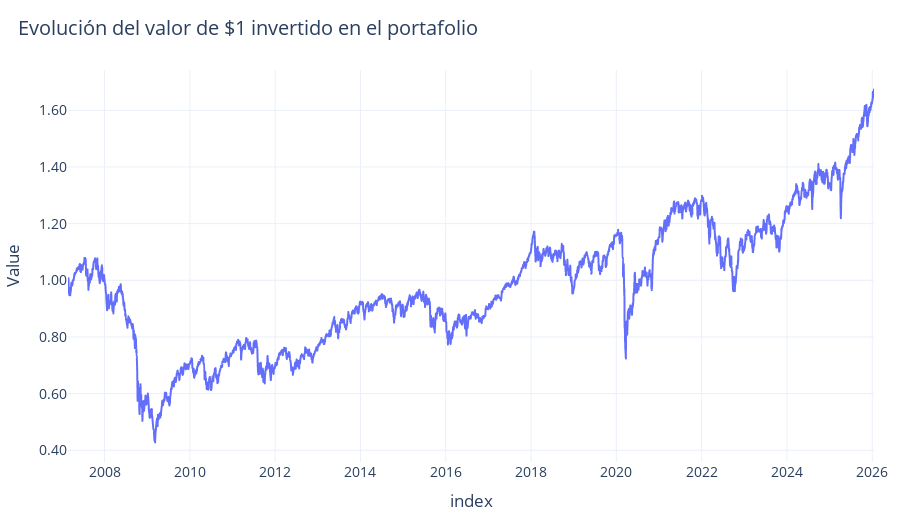

Notebook source saved alongside this figure:
### Markdown cell above
# Visualizaciones

### Code cell
r = df_risk["log_returns"].astype(float).dropna()
cum = (1.0 + r).cumprod().rename("cum_$1")

fig = px.line(
    cum,
    x=cum.index,
    y=cum.values,
    title="Evolución del valor de $1 invertido en el portafolio",
    labels={"x": "Date", "y": "Value"},
)
fig.show()

### Figure 1 — Plotly figure (JSON) as saved in the notebook; plotly's stock layout.template omitted (floating-point values rounded to 4 significant figures; data arrays with more than 128 entries replaced by an {"elided": "..."} marker saying what was removed)
{"data": [{"hovertemplate": "index=%{x}<br>Value=%{y}<extra></extra>", "legendgroup": "", "line": {"color": "#636efa", "dash": "solid"}, "marker": {"symbol": "circle"}, "mode": "lines", "name": "", "showlegend": false, "type": "scattergl", "x": {"elided": "4351 str values"}, "xaxis": "x", "y": {"elided": "4351 float values"}, "yaxis": "y"}], "layout": {"height": 520, "legend": {"tracegroupgap": 0}, "title": {"text": "Evolución del valor de $1 invertido en el portafolio"}, "xaxis": {"anchor": "y", "domain": [0, 1], "title": {"text": "index"}}, "yaxis": {"anchor": "x", "domain": [0, 1], "title": {"text": "Value"}}}}
